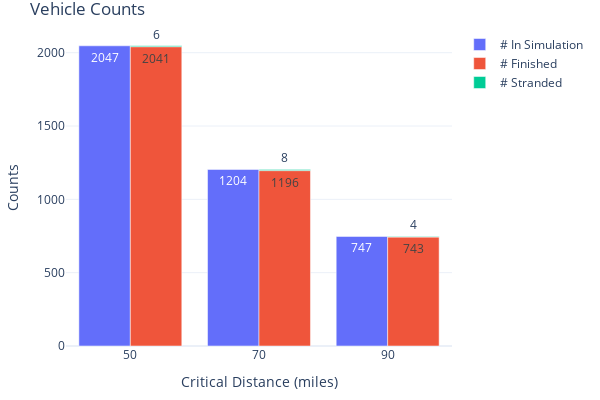

Write notebook code for a chart like this one.
### Markdown cell above
#### 5.1 Vehicle Counts

### Code cell
fig = go.Figure(
    data=[
        go.Bar(
            name="# In Simulation",
            x=count_stats['param_value'],
            y=count_stats['sim_count'],
            offsetgroup=0,
            text=count_stats['sim_count'],
            textposition='auto',
        ),
        go.Bar(
            name="# Finished",
            x=count_stats['param_value'],
            y=count_stats['fin_count'],
            offsetgroup=1,
            text=count_stats['fin_count'],
            textposition='auto',
        ),
        go.Bar(
            name="# Stranded",
            x=count_stats['param_value'],
            y=count_stats['str_count'],
            offsetgroup=1,
            base=count_stats['fin_count'],
            text=count_stats['str_count'],
            textposition='auto',
        )
    ],
    layout=go.Layout(
        title="Vehicle Counts",
        yaxis_title="Counts", 
        xaxis_title="Critical Distance (miles)", width=600, height=400
        
    )
)
fig.update_xaxes(type='category')
fig.update_layout(margin=dict(l=20, r=20, t=30, b=20), uniformtext_minsize=8, uniformtext_mode='hide', template='plotly_white')
fig.show()

### Figure 1 — Plotly figure (JSON) as saved in the notebook; plotly's stock layout.template omitted (floating-point values rounded to 4 significant figures)
{"data": [{"name": "# In Simulation", "offsetgroup": "0", "text": [2047, 1204, 747], "textposition": "auto", "type": "bar", "x": ["50", "70", "90"], "y": [2047, 1204, 747]}, {"name": "# Finished", "offsetgroup": "1", "text": [2041, 1196, 743], "textposition": "auto", "type": "bar", "x": ["50", "70", "90"], "y": [2041, 1196, 743]}, {"base": [2041, 1196, 743], "name": "# Stranded", "offsetgroup": "1", "text": [6, 8, 4], "textposition": "auto", "type": "bar", "x": ["50", "70", "90"], "y": [6, 8, 4]}], "layout": {"height": 400, "margin": {"b": 20, "l": 20, "r": 20, "t": 30}, "title": {"text": "Vehicle Counts"}, "uniformtext": {"minsize": 8, "mode": "hide"}, "width": 600, "xaxis": {"autorange": true, "range": [-0.5, 2.5], "title": {"text": "Critical Distance (miles)"}, "type": "category"}, "yaxis": {"autorange": true, "range": [0, 2155.0], "title": {"text": "Counts"}, "type": "linear"}}}
